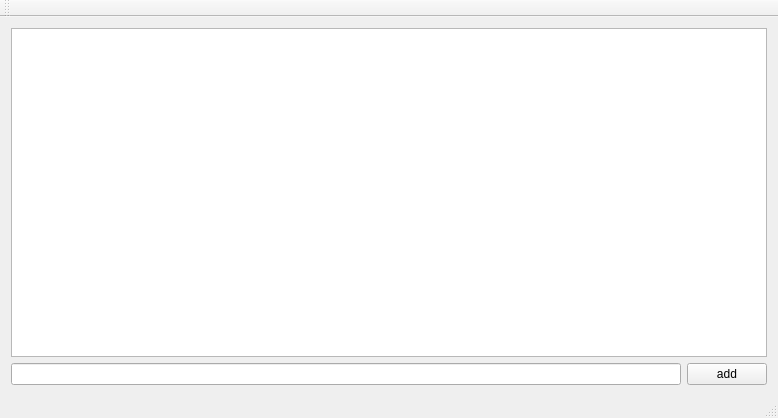
<?xml version="1.0" encoding="UTF-8"?>
<ui version="4.0">
 <class>MainWindow</class>
 <widget class="QMainWindow" name="MainWindow">
  <property name="geometry">
   <rect>
    <x>0</x>
    <y>0</y>
    <width>778</width>
    <height>418</height>
   </rect>
  </property>
  <property name="contextMenuPolicy">
   <enum>Qt::ActionsContextMenu</enum>
  </property>
  <property name="windowTitle">
   <string>MainWindow</string>
  </property>
  <widget class="QWidget" name="centralWidget">
   <layout class="QVBoxLayout" name="verticalLayout">
    <item>
     <widget class="QListView" name="listView">
      <property name="contextMenuPolicy">
       <enum>Qt::CustomContextMenu</enum>
      </property>
      <property name="defaultDropAction">
       <enum>Qt::IgnoreAction</enum>
      </property>
      <property name="selectionMode">
       <enum>QAbstractItemView::MultiSelection</enum>
      </property>
      <property name="movement">
       <enum>QListView::Static</enum>
      </property>
      <property name="viewMode">
       <enum>QListView::ListMode</enum>
      </property>
     </widget>
    </item>
    <item>
     <layout class="QHBoxLayout" name="horizontalLayout">
      <item>
       <widget class="QLineEdit" name="lineEdit"/>
      </item>
      <item>
       <widget class="QPushButton" name="addButton">
        <property name="text">
         <string>add</string>
        </property>
       </widget>
      </item>
     </layout>
    </item>
   </layout>
  </widget>
  <widget class="QMenuBar" name="menuBar">
   <property name="geometry">
    <rect>
     <x>0</x>
     <y>0</y>
     <width>778</width>
     <height>30</height>
    </rect>
   </property>
  </widget>
  <widget class="QToolBar" name="mainToolBar">
   <attribute name="toolBarArea">
    <enum>TopToolBarArea</enum>
   </attribute>
   <attribute name="toolBarBreak">
    <bool>false</bool>
   </attribute>
  </widget>
  <widget class="QStatusBar" name="statusBar"/>
 </widget>
 <layoutdefault spacing="6" margin="11"/>
 <resources/>
 <connections/>
</ui>
